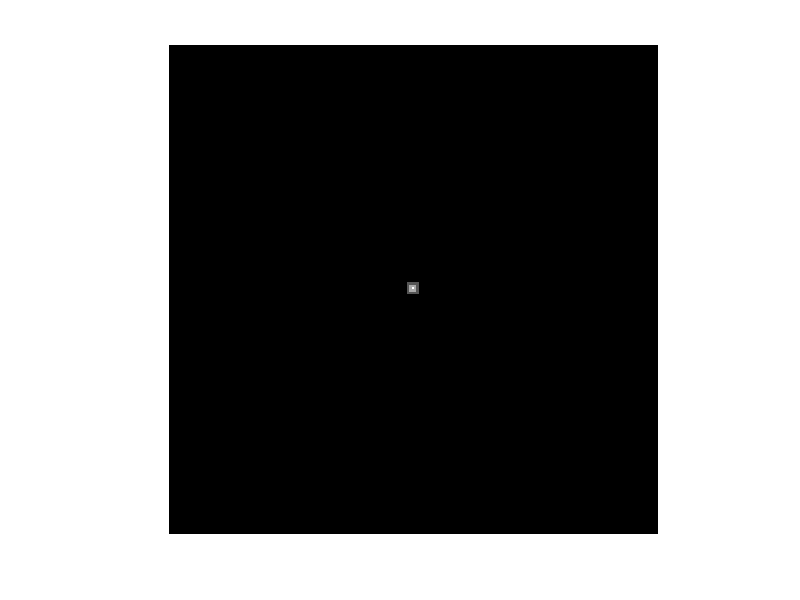
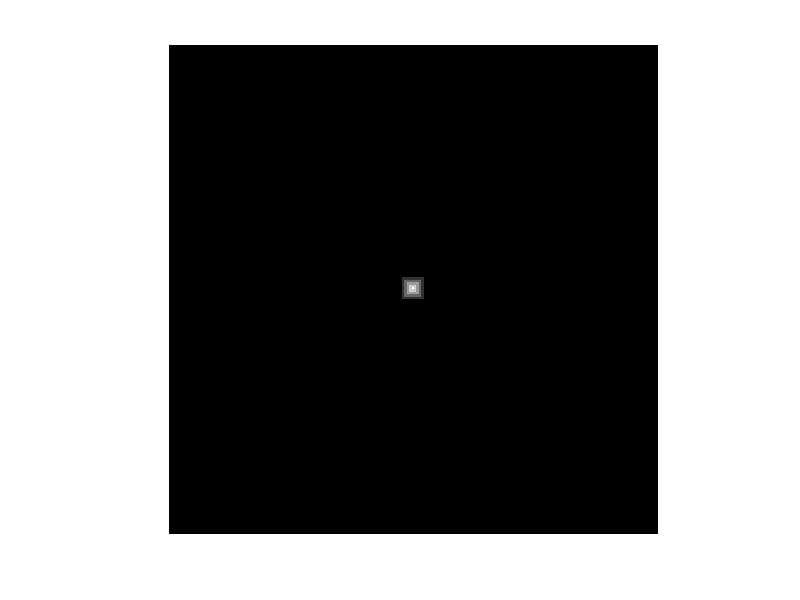
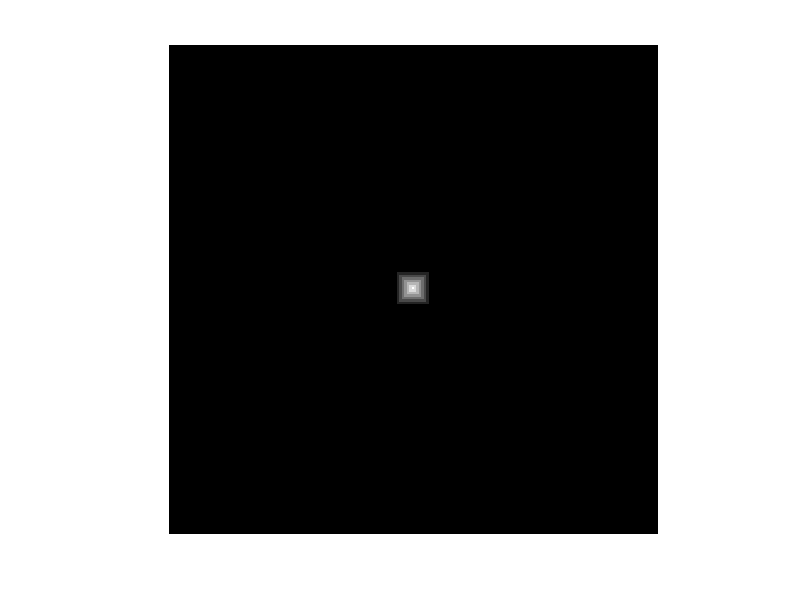
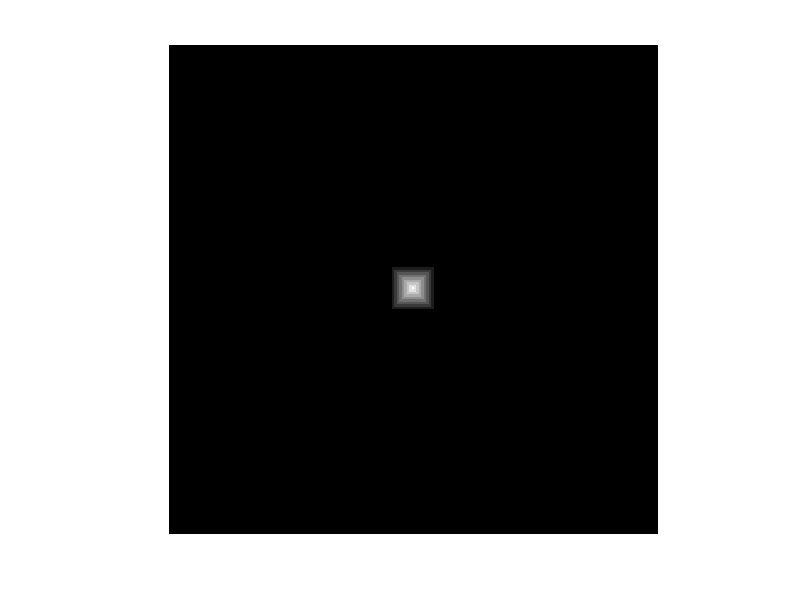

MATLAB code to generate these figures, in order:
function exploreWaterpump()
close all;

takemovie=true; currentFrame=1;
animate=false;
numdests=10;

matsize=200; %200 is good (length of 1 side)
table=zeros([matsize,matsize]);
numofits=10000;

% startN=round(rand(1,2)*matsize);
startN=[matsize/2,matsize/2];
endN=[ceil(rand(numdests-1,2)*matsize);matsize/2,matsize];

%make sure they are different and not zero
while startN(1)==0 || startN(2)==0; startN=round(rand(1,2)*100); end
% while (endN(1)==startN(1) && endN(2)==startN(2)) || endN(1)==0 || endN(2)==0;  endN=round(rand(1,2)*100); end

%% Make obstacles
obstacles=[];

%spiral
% obdensity=8;
% t = 0:0.1:obdensity*matsize; obstacles=unique(round([([t .* cos(t)]'+obdensity*matsize)./obdensity, ([t .* sin(t)]'+obdensity*matsize)./obdensity]),'rows');

%random stalagmite & stalactite like obstacles
for i=1:4:matsize
    if rand>0.85
        barlength=round(rand*matsize);while barlength==matsize; round(rand*matsize);end
        obstacles=[obstacles;[[1:matsize-barlength]',i*ones([matsize-barlength,1])]];
    end
end

for i=3:4:matsize
    if rand>0.85
        barlength=round(rand*matsize);while barlength==matsize; round(rand*matsize);end
        obstacles=[obstacles;[[barlength+1:matsize+1]',i*ones([matsize-barlength+1,1])]];
    end
end

% random dust
obstacles=[obstacles;round(rand(matsize,2)*matsize)];

if ~isempty(find(obstacles(:,1)==startN(1) & obstacles(:,2)==startN(2),1))
    badnode=find(obstacles(:,1)==startN(1) & obstacles(:,2)==startN(2));
    obstacles=obstacles([1:badnode-1,badnode+1:end],:);
end
if ~isempty(find(obstacles(:,1)==endN(1) & obstacles(:,2)==endN(2),1))
    badnode=find(obstacles(:,1)==endN(1) & obstacles(:,2)==endN(2));
    obstacles=obstacles([1:badnode-1,badnode+1:end],:);
end
%get rid of zeros
obstacles=obstacles(obstacles(:,1)>0 & obstacles(:,2)>0 & obstacles(:,1)<=matsize & obstacles(:,2)<=matsize,:);
% plot(obstacles(:,1),obstacles(:,2),'r.');

%set start to be 1
table(startN(1),startN(2))=1;

%% Release water from start (wavefront search)
tic
for i=1:numofits;
    [a,b]=find(table==1);
%    if there are none ==1 then we have explored as much as possible
    if isempty(a); display('No path possible');break; end
    %set to update the surrounding cells
    toupdate=[a-1,b-1;a-1,b;a-1,b+1;
              a,b-1;a,b;a,b+1;
              a+1,b-1;a+1,b;a+1,b+1];
          toupdate=toupdate(toupdate(:,1)>0 & toupdate(:,1)<matsize+1,:);
          toupdate=toupdate(toupdate(:,2)>0 & toupdate(:,2)<matsize+1,:);
          
    %find all other cells which are greater than 0
    [c,d]=find(table>1);
    
    %put together into a single index and only use unique
    singleindex=unique([(toupdate(:,2)-1)*matsize+toupdate(:,1);(d-1)*matsize+c]);
    %only update each cell once         
    %toupdate=unique([toupdate;[c,d]],'rows');
    
    table(singleindex)=table(singleindex)+1;
    
    %remove obstacles (set to 0)
    table((obstacles(:,2)-1)*matsize+obstacles(:,1))=0;
    
    %if we have got to the destination then break - a path is possible
    if isempty(find(table((endN(:,2)-1)*matsize+endN(:,1))==0,1)); break; end
    %draw every now and again
    if rand>0.97 && animate==true; imshow(table/max(max(table)));drawnow;end
    if takemovie && mod(i,2)==0 imshow(table/max(max(table))); saveas(gcf,['2Dmovie_',num2str(1000+currentFrame),'.png']); currentFrame=currentFrame+1;end
end
toc

%% Go from destination to source (ANIMATE)... 

%if there is a way to get to the start
if ~isempty(find(table((endN(:,2)-1)*matsize+endN(:,1))>0,1))
    %plot start and finish
    imshow(table/max(max(table)));   
    hold on;
    plot(startN(2),startN(1),'r*')
    plot(endN(:,2),endN(:,1),'g*')
    plot(obstacles(:,2),obstacles(:,1),'y.')
    scrsz = get(0,'ScreenSize');
    set(gcf,'Position',[1 scrsz(2) scrsz(3) scrsz(4)])
    
    goalsfound=find(table((endN(:,2)-1)*matsize+endN(:,1))>0)';
    for i=1:size(goalsfound,2)
        %work backwards from the finish
        pathval(i).val=[endN(goalsfound(i),1),endN(goalsfound(i),2)];
        maxval=0;
        % while the first step of the path is not at the start work backwards
        while pathval(i).val(1,1)~=startN(1) || pathval(i).val(1,2)~=startN(2)
            a=pathval(i).val(1,1);b=pathval(i).val(1,2);

            %find the next (actally previous) node
            nextnode=[a-1,b-1;a-1,b;a-1,b+1;
                      a,b-1;a,b;a,b+1;
                      a+1,b-1;a+1,b;a+1,b+1];
            nextnode=nextnode(nextnode(:,1)>0 & nextnode(:,1)<=matsize,:);
            nextnode=nextnode(nextnode(:,2)>0 & nextnode(:,2)<=matsize,:); 
            %go through possible nextnodes and find the highest or the closest
            %if they are the same value
            index=1;updated=false;
            for j=1:size(nextnode,1)
                if table(nextnode(j,1),nextnode(j,2))>maxval 
                    index=j;maxval=table(nextnode(j,1),nextnode(j,2));
                    updated=true;
                elseif table(nextnode(j,1),nextnode(j,2))==maxval &&...
                        ((startN(1)-nextnode(j,1))^2+(startN(2)-nextnode(j,2))^2)<=...
                        ((startN(1)-nextnode(index,1))^2+(startN(2)-nextnode(index,2))^2)
                    index=j;maxval=table(nextnode(j,1),nextnode(j,2));
                    updated=true;
                end
            end
            %if there is no higher than the current pick a random one
            %(SHOULDN'T BE NEEDED)
            if updated==false
                index=floor(rand*size(nextnode,1)+1);
                table(nextnode(index,1),nextnode(index,2));
                while table(nextnode(index,1),nextnode(index,2))==0;index=floor(rand*size(nextnode,1)+1);end
            end

            pathval(i).val=[nextnode(index,:);pathval(i).val];

            %plot the pathval        
            if animate
                plot(nextnode(index,2),nextnode(index,1),'r.');
                drawnow;pause(0.05);
            end
            if takemovie
                plot(nextnode(index,2),nextnode(index,1),'r.');
                if mod(size(pathval(i).val,1),4)==0
                    drawnow; 
                    saveas(gcf,['2Dmovie_',num2str(1000+currentFrame),'.png']); currentFrame=currentFrame+1; 
                end
            end
            
        end
    end   
    %show pathval at end
    if ~animate
        hold on
        for i=1:1:size(pathval,2)
            plot(pathval(i).val(:,2),pathval(i).val(:,1),'r.');
        end
    end
end

% if takemovie
%    keyboard
%    movie(F);
%    movie2avi(F,'2Dwavefrontmoveie.avi','compression','Cinepak','fps',30,'quality',100)
% end